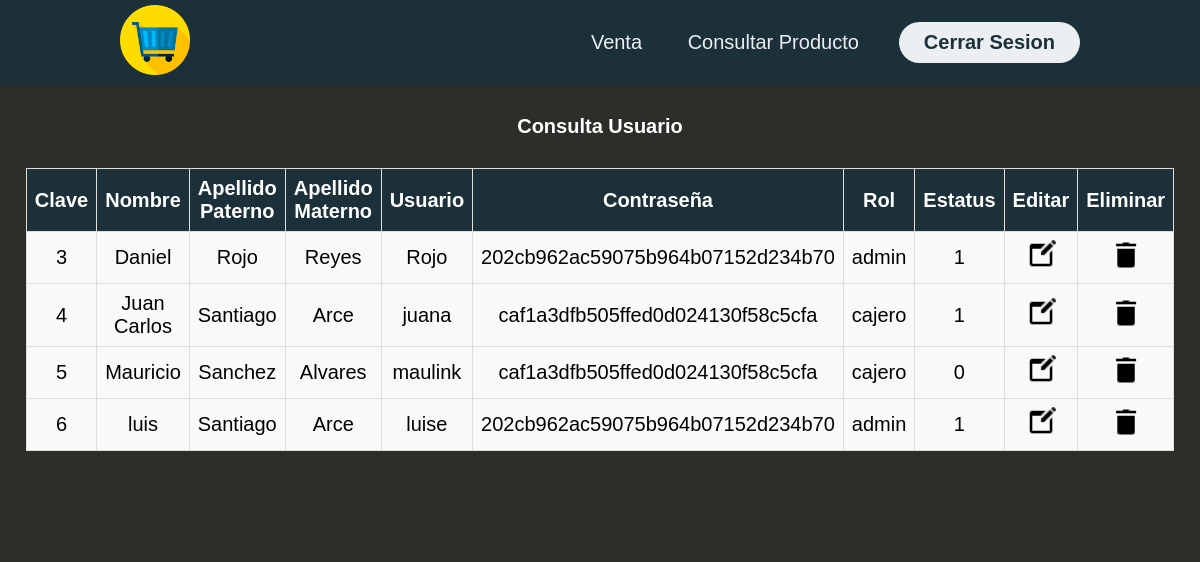
The page /consultar-Usuario.php (signed in) on the database its author committed.
### tables this page shows
CREATE TABLE `usuario` (
  `idUsuario` int(20) NOT NULL,
  `Nombre` varchar(50) NOT NULL,
  `ApellidoP` varchar(50) NOT NULL,
  `ApellidoM` varchar(50) NOT NULL,
  `Usuario` varchar(100) NOT NULL,
  `Clave` varchar(40) NOT NULL,
  `idrol` int(3) NOT NULL,
  `estatus` int(1) NOT NULL DEFAULT 1
);

CREATE TABLE `rol` (
  `idrol` int(3) NOT NULL,
  `rol` varchar(50) NOT NULL,
  `descripcion` varchar(255) DEFAULT NULL,
  `estadoRol` char(1) NOT NULL DEFAULT '1'
);

### consultar-Usuario.php (the view, shortened to what this page needs)
<!DOCTYPE html>
<html lang="en">
<head>
  <link rel="stylesheet" href="estilos/ConsultaP.css">
</head>
<body>
<header class="header">
            <div class="logo">
                <img src="res/logo.png" alt="Logo de la marca">
            </div>
            <nav>
               <ul class="nav-links">
    <li><a href="venta.php">Venta</a></li>
    <li><a href="consulta-Productos.php">Consultar Producto</a></li>
</ul>
</nav>
<a class="btn" href="cerrarSesion.php"><button>Cerrar Sesion</button></a>
<div id="mobile-menu" class="overlay">
    <div class="overlay-content">
        <a href="consulta-Productos.php">Consultar Producto</a>
    </div>
</div>
        </header>
        <?php
            if (isset($_SESSION['user'])) {
            if ($_SESSION['rol'] == 1) {
             ?>
<h1>Consulta Usuario</h1>
<article class="content-art2">
        <table border="1" class="tablaCat">
        <tr>
            <th> Clave </th>
            <th> Nombre </th>
            <th> Apellido Paterno</th>
            <th> Apellido Materno</th>
            <th> Usuario </th>
            <th> Contraseña </th>
            <th> Rol</th>
            <th> Estatus</th>
            <th> Editar</th>
            <th> Eliminar</th>
        </tr>
         <?php
        include("conexion/conexion.php");
       $consulta = "CALL ObtenerUsuarios()";
$areas = mysqli_query($conexion, $consulta);
while ($mostrarUsuario = mysqli_fetch_assoc($areas)) {
    echo "<tr>" .
        "<td>" . $mostrarUsuario["idUsuario"] . "</td>" .
        "<td>" . $mostrarUsuario["Nombre"] . "</td>" .
        "<td>" . $mostrarUsuario["ApellidoP"] . "</td>" .
        "<td>" . $mostrarUsuario["ApellidoM"] . "</td>" .
        "<td>" . $mostrarUsuario["Usuario"] . "</td>" .
        "<td>" . $mostrarUsuario["Clave"] . "</td>" .
        "<td>" . $mostrarUsuario["nombreRol"] . "</td>" .
        "<td>" . $mostrarUsuario["estatus"] . "</td>" .
        "<td><a href='modificar-Usuario.php?id=" . $mostrarUsuario["idUsuario"] . "' title='Editar'><img src='res/edit.png' width='30' height='30'></a></td>" .
        "<td data-label='ELIMINAR'><a href='eliminar-user.php?id=".$mostrarUsuario["idUsuario"]."' title='Eliminar'><img src='res/elim.png' width='30' height='30'></a></td>".
        "</tr>";
}
           ?>
        </table>
</article>
</body>
</html>
<?php
    } else {
        echo "No tienes privilegios para ingresar al sitio, solo administradores.";
    }
} else {
    echo "Para ingresar debes <a href='index.php'>iniciar sesión</a>";
}
?>

### estilos/ConsultaP.css (style rules this page uses)
* { box-sizing: border-box; margin: 0; padding: 0; font-family: 'Nunito', sans-serif; font-size: 20px; }
body { background-color: #2D2D29; min-width: 400px; }
h1 { font-size: 20px; margin-bottom: 30px; text-align: center; color:white; }
.header { background-color: #1b3039; display: flex; justify-content: flex-end; align-items: center; height: 85px; padding: 5px 10%; margin-bottom: 30px; }
.header .logo { cursor: pointer; margin-right: auto; }
.header .logo img { height: 70px; width: auto; transition: all 0.3s; }
.header .nav-links { list-style: none; }
.header .nav-links li { display: inline-block; padding: 0 20px; }
.header .nav-links a { font-size: 700; color: #eceff1; }
.header .btn button, .header .menu button { margin-left: 20px; font-weight: 700; color: #1b3039; padding: 9px 25px; background: #eceff1; border: none; border-radius: 50px; cursor: pointer; transition: all 0.3s ease 0s; }
.header a { text-decoration: none; }
.header .overlay { height: 100%; width: 0; position: fixed; z-index: 1; left: 0; top: 0; background-color: rgba(33, 49, 63, .95); overflow: hidden; transition: all 0.3s ease 0s; }
.header .overlay .overlay-content { display: flex; height: 100%; flex-direction: column; align-items: center; justify-content: center; }
.header .overlay a { padding: 15px; font-size: 36px; display: block; transition: all 0.3s ease 0s; font-weight: 700; color: #eceff1; }
.tablaCat { width: 80%; border-collapse: collapse; margin:auto; margin-bottom: 30px; background-color: #f9f9f9; }
.tablaCat th, .tablaCat td { padding: 8px; text-align: center; border: 1px solid #ddd; }
.tablaCat th { background-color: #1b3039; color: white; }

### rows shown on the page
usuario: idUsuario "3", Nombre "Daniel", ApellidoP "Rojo", ApellidoM "Reyes", Usuario "Rojo", Clave "202cb962ac59075b964b07152d234b70", idrol.rol "admin", estatus "1"
usuario: idUsuario "4", Nombre "Juan Carlos", ApellidoP "Santiago", ApellidoM "Arce", Usuario "juana", Clave "caf1a3dfb505ffed0d024130f58c5cfa", idrol.rol "cajero", estatus "1"
usuario: idUsuario "5", Nombre "Mauricio", ApellidoP "Sanchez", ApellidoM "Alvares", Usuario "maulink", Clave "caf1a3dfb505ffed0d024130f58c5cfa", idrol.rol "cajero", estatus "0"
usuario: idUsuario "6", Nombre "luis", ApellidoP "Santiago", ApellidoM "Arce", Usuario "luise", Clave "202cb962ac59075b964b07152d234b70", idrol.rol "admin", estatus "1"
